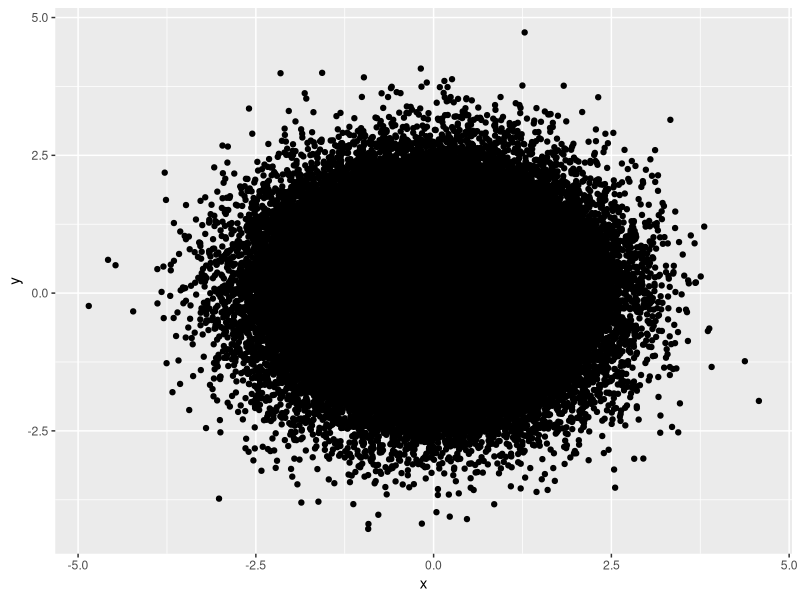

Write R code to recreate this figure.
## ---- chunk 1
knitr::opts_chunk$set(echo = TRUE)
## ---- chunk 2
x = rnorm(1e5)
y = rnorm(1e5)
## ---- chunk 3
library(ggplot2)

ggplot(data = data.frame(x = x, y = y), aes(x,y)) + geom_point()
